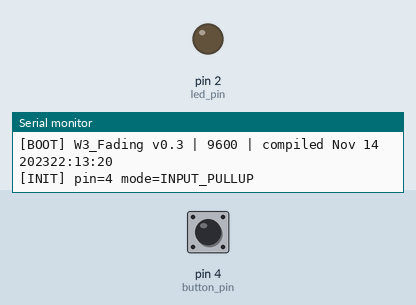
Simulated run of this sketch. Board: Arduino Uno, built with avr-gcc and run on an emulated ATmega328P. Parts: output pins drawn as LEDs (lit = HIGH), the last lines printed to the serial monitor. The inputs (shaded band) are chosen by the test bench; at power-on: pin 4 (button_pin) HIGH.

Above: at 1.2 s.
1.3 s: pin 4 (button_pin) pulled LOW for 0.15 s
At 2.8 s:
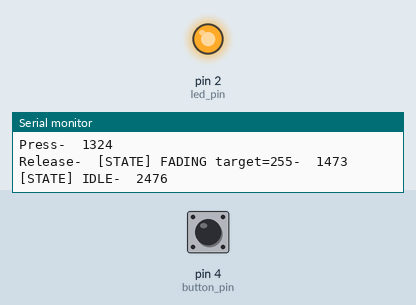
3.4 s: pin 4 (button_pin) pulled LOW for 1 s
At 5.6 s:
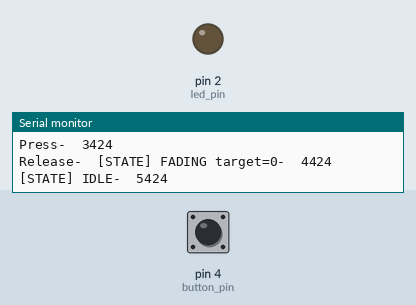
6.4 s: pin 4 (button_pin) pulled LOW for 3.2 s
At 10.8 s:
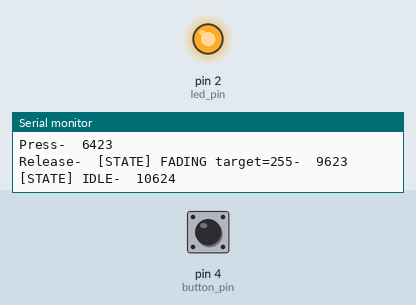
Timing chart, 0 to 12.3 s (numbered marks = the images above; inputs shaded):
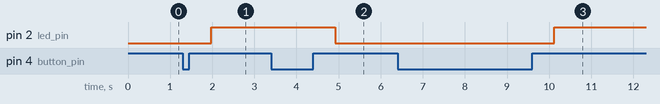

Measured:
- after the input at 1.3 s, pin 2 (led_pin): LOW → HIGH after 0.68 s
- after the input at 3.4 s, pin 2 (led_pin): HIGH → LOW after 1.5 s
- after the input at 6.4 s, pin 2 (led_pin): LOW → HIGH after 3.7 s

The sketch:

W3_Fading.ino
```cpp
//设置串口、引脚、变量
const unsigned long BAUD_RATE = 9600;
int button_pin = 4;
int led_pin =2;

bool stable = HIGH;
bool last_raw = HIGH;
const unsigned long debounce_ms = 25;
unsigned long change_time = 0;

// 设置LED状态、亮度、调光时间变量
enum State { IDLE, FADING };
State state = IDLE;

int brightness = 0;
int target = 0;

unsigned long last_step = 0;

int step_ms = 20;
int step_size = 256 / 50;

void setup() {
  // 设置模式
  pinMode(led_pin, OUTPUT);
  digitalWrite(led_pin, LOW);
  pinMode(button_pin, INPUT_PULLUP);

  // 初始化串口
  Serial.begin(BAUD_RATE);

  // 打印开头
  Serial.print("[BOOT] W3_Fading v0.3 | ");
  Serial.print(BAUD_RATE);
  Serial.print(" | compiled ");
  Serial.print(__DATE__ );
  Serial.println( __TIME__);
  Serial.println("[INIT] pin=4 mode=INPUT_PULLUP");
}

void loop() {
  // 读当前电平
  bool raw = digitalRead(button_pin);

  // 检测变化，只记录时刻
  if(raw != last_raw){
    change_time = millis();
    last_raw = raw;
  }

  // 检查时间，放在if外面，每圈都走一次，消抖
  if(millis() - change_time >= debounce_ms){

    //确认状态变化
    if(raw != stable){
      stable = raw;
      if(stable == LOW){
        Serial.print("Press-  ");
        Serial.println(millis());
      }else{
        Serial.print("Release-  ");
        // 根据stable控制灯具开关
        target = (target == 0) ? 255 : 0;
        state = FADING;
        Serial.print("[STATE] FADING target=");
        Serial.print(target);
        Serial.print("-  ");
        Serial.println(millis());
      }
    }
  }

  if(state == FADING && millis() - last_step >= step_ms){
    last_step = millis();
    if(brightness < target){
      brightness += step_size;
      if(brightness > target) brightness = target;
    }else if(brightness > target){
      brightness -= step_size;
      if(brightness < target) brightness = target;
    }
    analogWrite(led_pin, brightness);

    if(brightness == target){
      state = IDLE;
      Serial.print("[STATE] IDLE-  ");
      Serial.println(millis());
    }
  }


}
```
